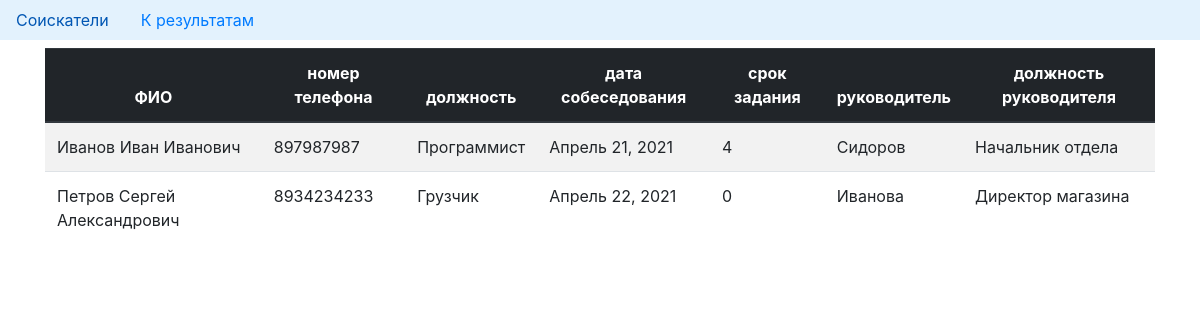
Before: / with the older database file.
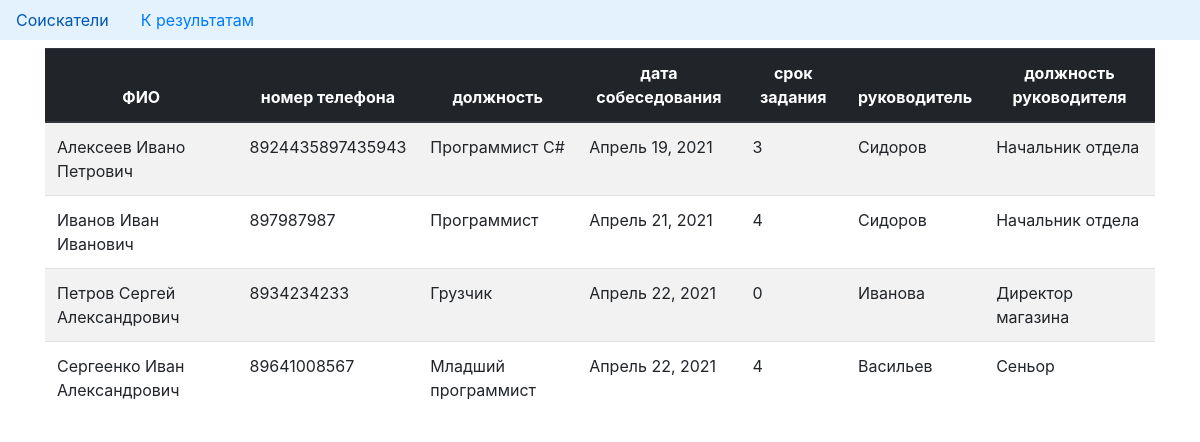
After: the same page with the newer database file.
### datacenter/models.py (models this page shows, shortened)
class Applicant(models.Model):
    full_name = models.CharField('ФИО', max_length=200)
    telephone_number = models.IntegerField('номер телефона', null=True)
    position = models.CharField('должность', max_length=200)
    date_of_interview = models.DateField('дата собеседования', null=True)
    duration = models.IntegerField('срок задания', null=True)
    interviewer_name = models.CharField('руководитель', max_length=200)
    interviewer_position = models.CharField('Должность руководителя', max_length=200)

### slatais/views.py (the view)
# urls.py: path('', views.show_start_page, name="applicants"),
def show_start_page(request):
    applicants = Applicant.objects.all()
    context = {
        "applicants": sorted(applicants, key=lambda paper: paper.full_name)
    }
    return render(request, 'applicants.html', context)

### templates/applicants.html (shortened to what this page needs)
<!DOCTYPE html>
<html lang="ru">
  <head>
    <link rel="stylesheet" href="https://maxcdn.bootstrapcdn.com/bootstrap/4.0.0/css/bootstrap.min.css">
  </head>
  <body>
    <ul class="nav" style="background-color: #e3f2fd;">
        <li class="nav-item">
          <a class="nav-link active" href="{% url "applicants" %}">Соискатели</a>
        </li>
        <li class="nav-item">
          <a class="nav-link active" href="{% url "marks" %}">К результатам </a>
        </li>
    </ul>
    <div class="container">
        <table class="table table-striped mt-2 mb-4">
            <thead class="thead-dark">
              <tr>
                <th scope="col" style="text-align:center;">ФИО</th>
                <th scope="col" style="text-align:center;">номер телефона</th>
                <th scope="col" style="text-align:center;">должность</th>
                <th scope="col" style="text-align:center;">дата собеседования</th>
                <th scope="col" style="text-align:center;">срок задания</th>
                <th scope="col" style="text-align:center;">руководитель</th>
                <th scope="col" style="text-align:center;">должность руководителя</th>
              </tr>
            </thead>
            <tbody>
              {% for applicant in applicants %}
                <tr>
                  <td>{{ applicant.full_name}}</td>
                  <td>{{ applicant.telephone_number}}</td>
                  <td>{{ applicant.position}}</td>
                  <td>{{ applicant.date_of_interview}}</td>
                  <td>{{ applicant.duration}}</td>
                  <td>{{ applicant.interviewer_name}}</td>
                  <td>{{ applicant.interviewer_position}}</td>
                </tr>
              {% endfor %}
            </tbody>
        </table>
    </div>
  </body>
</html>

Changed rows visible on the page:
added Applicant: full_name "Алексеев Ивано Петрович", telephone_number "8924435897435943", position "Программист С#", date_of_interview "Апрель 19, 2021", duration "3", interviewer_name "Сидоров", interviewer_position "Начальник отдела"
added Applicant: full_name "Сергеенко Иван Александрович", telephone_number "89641008567", position "Младший программист", date_of_interview "Апрель 22, 2021", duration "4", interviewer_name "Васильев", interviewer_position "Сеньор"
